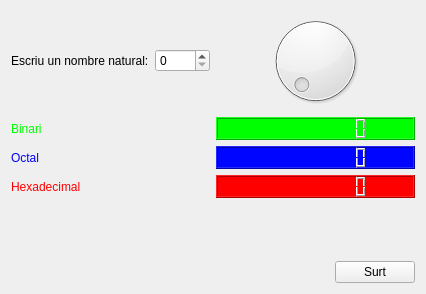
<?xml version="1.0" encoding="UTF-8"?>
<ui version="4.0">
 <class>MyForm</class>
 <widget class="QWidget" name="MyForm">
  <property name="geometry">
   <rect>
    <x>0</x>
    <y>0</y>
    <width>426</width>
    <height>294</height>
   </rect>
  </property>
  <property name="windowTitle">
   <string>Form</string>
  </property>
  <layout class="QVBoxLayout" name="verticalLayout_3">
   <item>
    <layout class="QHBoxLayout" name="horizontalLayout_5">
     <item>
      <layout class="QHBoxLayout" name="horizontalLayout_4">
       <item>
        <widget class="QLabel" name="label">
         <property name="text">
          <string>Escriu un nombre natural:</string>
         </property>
        </widget>
       </item>
       <item>
        <widget class="QSpinBox" name="spinBox">
         <property name="maximum">
          <number>1000</number>
         </property>
        </widget>
       </item>
      </layout>
     </item>
     <item>
      <widget class="QDial" name="dial">
       <property name="maximum">
        <number>1000</number>
       </property>
      </widget>
     </item>
    </layout>
   </item>
   <item>
    <layout class="QVBoxLayout" name="verticalLayout">
     <item>
      <layout class="QHBoxLayout" name="horizontalLayout">
       <item>
        <widget class="QLabel" name="label_2">
         <property name="styleSheet">
          <string notr="true">color: rgb(0, 255, 0);</string>
         </property>
         <property name="text">
          <string>Binari</string>
         </property>
        </widget>
       </item>
       <item>
        <widget class="QLCDNumber" name="lcdNumber">
         <property name="styleSheet">
          <string notr="true">background-color: rgb(0, 255, 0);</string>
         </property>
         <property name="digitCount">
          <number>10</number>
         </property>
         <property name="mode">
          <enum>QLCDNumber::Bin</enum>
         </property>
        </widget>
       </item>
      </layout>
     </item>
     <item>
      <layout class="QHBoxLayout" name="horizontalLayout_2">
       <item>
        <widget class="QLabel" name="label_3">
         <property name="styleSheet">
          <string notr="true">color: rgb(0, 0, 255);</string>
         </property>
         <property name="text">
          <string>Octal</string>
         </property>
        </widget>
       </item>
       <item>
        <widget class="QLCDNumber" name="lcdNumber_2">
         <property name="styleSheet">
          <string notr="true">background-color: rgb(0, 5, 255);</string>
         </property>
         <property name="digitCount">
          <number>10</number>
         </property>
         <property name="mode">
          <enum>QLCDNumber::Oct</enum>
         </property>
        </widget>
       </item>
      </layout>
     </item>
     <item>
      <layout class="QHBoxLayout" name="horizontalLayout_3">
       <item>
        <widget class="QLabel" name="label_4">
         <property name="styleSheet">
          <string notr="true">color: rgb(255, 0, 0);</string>
         </property>
         <property name="text">
          <string>Hexadecimal</string>
         </property>
        </widget>
       </item>
       <item>
        <widget class="QLCDNumber" name="lcdNumber_3">
         <property name="styleSheet">
          <string notr="true">background-color: rgb(255, 0, 0);</string>
         </property>
         <property name="digitCount">
          <number>10</number>
         </property>
         <property name="mode">
          <enum>QLCDNumber::Hex</enum>
         </property>
        </widget>
       </item>
      </layout>
     </item>
    </layout>
   </item>
   <item>
    <layout class="QVBoxLayout" name="verticalLayout_2">
     <item>
      <spacer name="verticalSpacer">
       <property name="orientation">
        <enum>Qt::Vertical</enum>
       </property>
       <property name="sizeHint" stdset="0">
        <size>
         <width>20</width>
         <height>40</height>
        </size>
       </property>
      </spacer>
     </item>
     <item>
      <layout class="QHBoxLayout" name="horizontalLayout_6">
       <item>
        <spacer name="horizontalSpacer">
         <property name="orientation">
          <enum>Qt::Horizontal</enum>
         </property>
         <property name="sizeHint" stdset="0">
          <size>
           <width>40</width>
           <height>20</height>
          </size>
         </property>
        </spacer>
       </item>
       <item>
        <widget class="QPushButton" name="pushButton">
         <property name="text">
          <string>Surt</string>
         </property>
        </widget>
       </item>
      </layout>
     </item>
    </layout>
   </item>
  </layout>
  <zorder>spinBox</zorder>
  <zorder>dial</zorder>
  <zorder>label</zorder>
  <zorder>label_2</zorder>
  <zorder>label_3</zorder>
  <zorder>label_4</zorder>
  <zorder>lcdNumber</zorder>
  <zorder>lcdNumber_2</zorder>
  <zorder>lcdNumber_3</zorder>
  <zorder>lcdNumber</zorder>
  <zorder>pushButton</zorder>
  <zorder>horizontalSpacer</zorder>
  <zorder>verticalSpacer</zorder>
 </widget>
 <resources/>
 <connections>
  <connection>
   <sender>pushButton</sender>
   <signal>clicked()</signal>
   <receiver>MyForm</receiver>
   <slot>close()</slot>
   <hints>
    <hint type="sourcelabel">
     <x>592</x>
     <y>434</y>
    </hint>
    <hint type="destinationlabel">
     <x>490</x>
     <y>416</y>
    </hint>
   </hints>
  </connection>
  <connection>
   <sender>dial</sender>
   <signal>valueChanged(int)</signal>
   <receiver>spinBox</receiver>
   <slot>setValue(int)</slot>
   <hints>
    <hint type="sourcelabel">
     <x>344</x>
     <y>106</y>
    </hint>
    <hint type="destinationlabel">
     <x>242</x>
     <y>120</y>
    </hint>
   </hints>
  </connection>
  <connection>
   <sender>spinBox</sender>
   <signal>valueChanged(int)</signal>
   <receiver>dial</receiver>
   <slot>setValue(int)</slot>
   <hints>
    <hint type="sourcelabel">
     <x>254</x>
     <y>101</y>
    </hint>
    <hint type="destinationlabel">
     <x>322</x>
     <y>72</y>
    </hint>
   </hints>
  </connection>
  <connection>
   <sender>spinBox</sender>
   <signal>valueChanged(int)</signal>
   <receiver>lcdNumber</receiver>
   <slot>display(int)</slot>
   <hints>
    <hint type="sourcelabel">
     <x>262</x>
     <y>110</y>
    </hint>
    <hint type="destinationlabel">
     <x>386</x>
     <y>217</y>
    </hint>
   </hints>
  </connection>
  <connection>
   <sender>spinBox</sender>
   <signal>valueChanged(int)</signal>
   <receiver>lcdNumber_2</receiver>
   <slot>display(int)</slot>
   <hints>
    <hint type="sourcelabel">
     <x>268</x>
     <y>104</y>
    </hint>
    <hint type="destinationlabel">
     <x>347</x>
     <y>297</y>
    </hint>
   </hints>
  </connection>
  <connection>
   <sender>spinBox</sender>
   <signal>valueChanged(int)</signal>
   <receiver>lcdNumber_3</receiver>
   <slot>display(int)</slot>
   <hints>
    <hint type="sourcelabel">
     <x>284</x>
     <y>122</y>
    </hint>
    <hint type="destinationlabel">
     <x>328</x>
     <y>373</y>
    </hint>
   </hints>
  </connection>
 </connections>
</ui>
